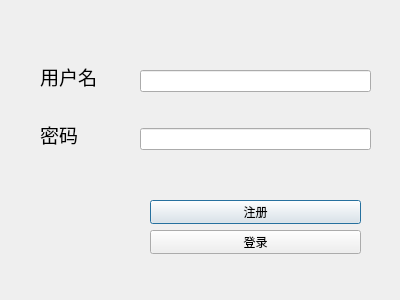
<?xml version="1.0" encoding="UTF-8"?>
<ui version="4.0">
 <class>LoginDialog</class>
 <widget class="QDialog" name="LoginDialog">
  <property name="geometry">
   <rect>
    <x>0</x>
    <y>0</y>
    <width>400</width>
    <height>300</height>
   </rect>
  </property>
  <property name="windowTitle">
   <string>Dialog</string>
  </property>
  <widget class="QWidget" name="">
   <property name="geometry">
    <rect>
     <x>40</x>
     <y>50</y>
     <width>93</width>
     <height>111</height>
    </rect>
   </property>
   <layout class="QVBoxLayout" name="verticalLayout">
    <item>
     <widget class="QLabel" name="label">
      <property name="text">
       <string>&lt;html&gt;&lt;head/&gt;&lt;body&gt;&lt;p&gt;&lt;span style=&quot; font-size:14pt;&quot;&gt;用户名&lt;/span&gt;&lt;/p&gt;&lt;/body&gt;&lt;/html&gt;</string>
      </property>
     </widget>
    </item>
    <item>
     <widget class="QLabel" name="label_2">
      <property name="text">
       <string>&lt;html&gt;&lt;head/&gt;&lt;body&gt;&lt;p&gt;&lt;span style=&quot; font-size:14pt;&quot;&gt;密码&lt;/span&gt;&lt;/p&gt;&lt;/body&gt;&lt;/html&gt;</string>
      </property>
     </widget>
    </item>
   </layout>
  </widget>
  <widget class="QWidget" name="">
   <property name="geometry">
    <rect>
     <x>140</x>
     <y>40</y>
     <width>231</width>
     <height>141</height>
    </rect>
   </property>
   <layout class="QVBoxLayout" name="verticalLayout_2">
    <item>
     <widget class="QLineEdit" name="usernameLineEdit">
      <property name="text">
       <string/>
      </property>
     </widget>
    </item>
    <item>
     <widget class="QLineEdit" name="passwordLineEdit"/>
    </item>
   </layout>
  </widget>
  <widget class="QWidget" name="">
   <property name="geometry">
    <rect>
     <x>150</x>
     <y>200</y>
     <width>211</width>
     <height>54</height>
    </rect>
   </property>
   <layout class="QVBoxLayout" name="verticalLayout_3">
    <item>
     <widget class="QPushButton" name="registerButton">
      <property name="text">
       <string>注册</string>
      </property>
     </widget>
    </item>
    <item>
     <widget class="QPushButton" name="loginButton">
      <property name="text">
       <string>登录</string>
      </property>
     </widget>
    </item>
   </layout>
  </widget>
  <zorder>usernameLineEdit</zorder>
  <zorder>passwordLineEdit</zorder>
  <zorder>passwordLineEdit</zorder>
  <zorder>label_2</zorder>
  <zorder>loginButton</zorder>
  <zorder>label</zorder>
  <zorder>registerButton</zorder>
 </widget>
 <resources/>
 <connections/>
</ui>
